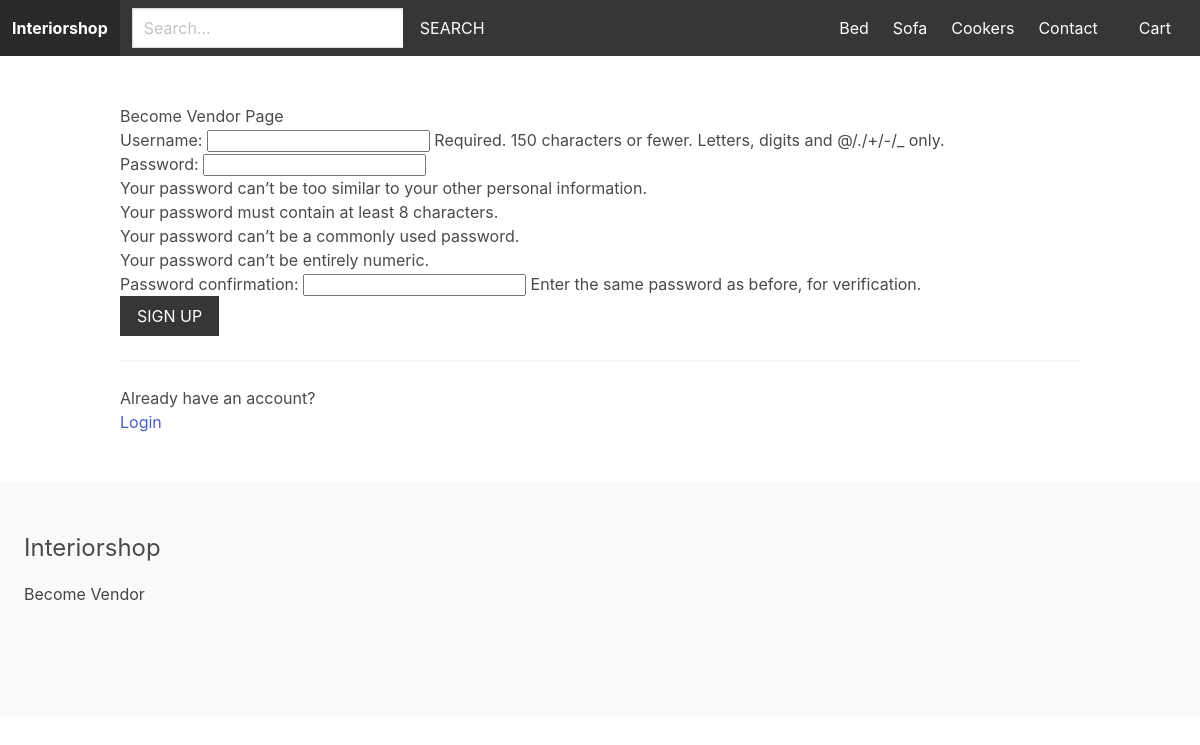
Page /vendors/become-vendor/ on the committed database.
### apps/product/models.py (models this page shows, shortened)
class Category(models.Model):
    title = models.CharField(max_length=255)
    slug = models.CharField(max_length=255)
    ordering = models.IntegerField(default=0)
    class Meta:
        ordering = ["ordering"]

### apps/vendor/views.py (the view)
# urls.py: path('become-vendor/', views.become_vendor, name='become_vendor'),
def become_vendor(request):
    if request.method == 'POST':
        form = UserCreationForm(request.POST)
        if form.is_valid():
            user= form.save()
            login(request, user)
            vendor = Vendor.objects.create(name=user.username, created_by=user)
            return redirect('frontpage')
    else:
        form = UserCreationForm()
    return render(request,'vendor/become_vendor.html',{'form':form})

### apps/cart/cart.py (called while the page is built)
    def __len__(self):
        return sum(item['quantity'] for item in self.cart.values())

### apps/cart/context_processors.py (called while the page is built)
def cart(request):
    return {'cart': Cart(request)}

### apps/product/context_processors.py (called while the page is built)
def menu_categories(request):
    categories = Category.objects.all()
    return {'menu_categories': categories}

### apps/vendor/templates/vendor/become_vendor.html (shortened to what this page needs)
{% extends "core/base.html" %}
{% block content %}
<h1>Become Vendor Page</h1>
<form method='post' action=".">
    {{ form.as_p }}
    <div class="field">
        <div class="control">
            <button class="button is-dark is-uppercase">Sign Up</button>
        </div>
    </div>
</form>
<hr/>
<h2>Already have an account?</h2>
<a href="{% url 'login' %}">Login</a>
{% endblock content %}

### apps/core/templates/core/base.html (shortened to what this page needs)
{% load static %}
<!DOCTYPE html>
<html lang="en">
  <head>
    <link
      rel="stylesheet"
      href="https://cdn.jsdelivr.net/npm/bulma@0.9.1/css/bulma.min.css"
    />
     <link rel="stylesheet" href="{% static 'styles/main.css' %}">
  </head>
  <body>
   <nav class="navbar is-dark">
            <div class="navbar-brand">
                <a href={% url "frontpage" %} class="navbar-item"><strong>Interiorshop</strong></a>
            </div>
            <div class="navbar-menu" id="main-navbar">
                <div class="navbar-start">
                    <div class="navbar-item">
                        <form method="get" >
                            <div class="field has-addons">
                                <div class="control">
                                    <input type="text" class="input" placeholder="Search..." name="query">
                                </div>
                                <div class="control">
                                    <button class="button is-dark is-uppercase">Search</button>
                                </div>
                            </div>
                        </form>
                    </div>
                </div>
                <div class="navbar-end">
                    {% for category in menu_categories %}
                        <a href="{% url 'category' category.slug %}" class="navbar-item">{{ category.title }}</a>
                    {% endfor %}
                    <a href="#" class="navbar-item">Contact</a>
                    <div class="navbar-item">
                        <a href="{% url 'cart' %}" class="button is-dark">Cart{% if cart %} ({{ cart|length }}){% endif %}</a>
                    </div>
                </div>
            </div>
        </nav>
    <section class="section">
      <div class="container">{% block content %}{% endblock content %}</div>
    </section>
    <footer class="footer">
      <h3 class="is-size-4 mb-4">Interiorshop</h3>
        {% if request.user.is_authenticated %}
      <a href="{% url 'vendor_admin' %}">Vendor Admin</a>
      {% else %}
        <a href="{% url 'become_vendor' %}">Become Vendor</a>
      {% endif %}
    </footer>
  </body>
</html>

### static/styles/main.css (style rules this page uses)
.input, .button { border-radius: 0; }
.footer a { margin-bottom: 15px; display: inline-block; color: #444; }

### rows in the picture
Category: title "Bed"
Category: title "Sofa"
Category: title "Cookers"
